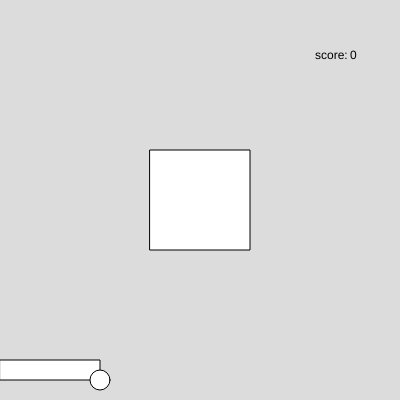
Frame 1 (no input)
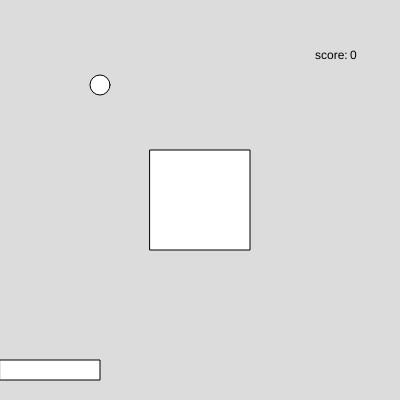
Frame 60 (no input)
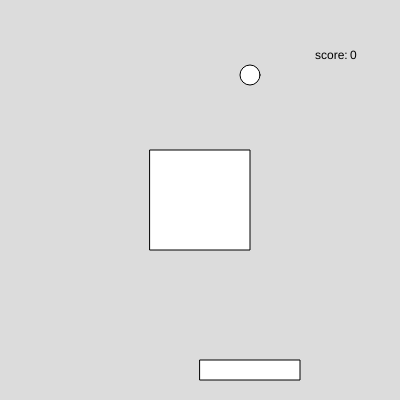
Frame 120 (the mouse pressed at the canvas centre since frame 60)

The p5.js sketch that drew these frames (run headless with seeded random() and noise() and a simulated clock; from frame 60 on, the mouse is pressed at the canvas centre):

// p5.js sketch
// ── sketch.js
var toyX=100
var toyY=380
var catX=150
var catY=150
var score=0
function setup() {
  createCanvas(400, 400);
 
}

function draw() {
  background(220);
  rect(mouseX,360, 100,20)
  rect(catX,catY,100)
  ellipse(toyX,toyY,20)
  toyY-=5
  text(score,350,50,25)
  text('score:',315,49.8,25)
  if (toyX>catX-10 && toyX<catX+100 && toyY>catY && toyY<catY+100){
    catX=random(0,300)
    catY=random(0,250)
    toyX=500
    toyY=500
    score=score+25
    
      }
}
function mousePressed (){
  toyX=mouseX+50
  toyY=370
}
